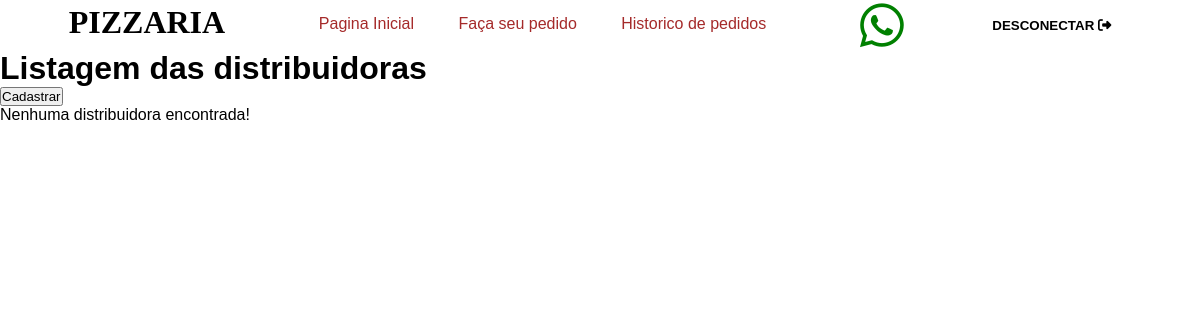
Before: /pages/distribuidora/listagem.php (signed in) with the older database file.
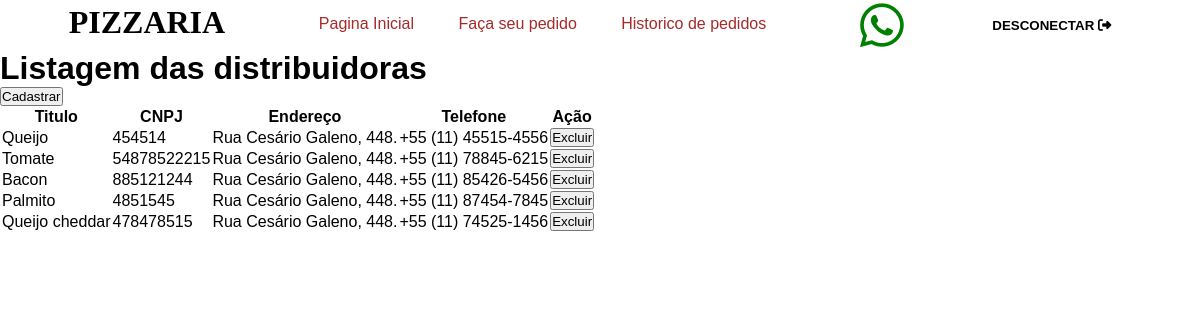
After: the same page with the newer database file.
### tables this page shows
CREATE TABLE IF NOT EXISTS `distribuidora` (
  `id` int NOT NULL AUTO_INCREMENT,
  `titulo` varchar(255) NOT NULL,
  `cnpj` varchar(24) NOT NULL,
  `endereco` varchar(255) NOT NULL,
  `telefone` varchar(21) NOT NULL,
  `id_cliente` int NOT NULL,
  PRIMARY KEY (`id`)
);

### pages/distribuidora/listagem.php (the view, shortened to what this page needs)
<?php
require '../../utils/navBar.php';
require('../../controller/connections/connection.php');
$paginaAtual = isset($_GET['pagina']) ? $_GET['pagina'] : 1;
$totalPorPagina = 10;
$offset = ($paginaAtual - 1) * $totalPorPagina;
$select = "SELECT titulo, cnpj, endereco, telefone, id
          FROM `distribuidora`
          LIMIT $totalPorPagina OFFSET $offset";
$result = $conn->query($select);
$listaDistribuidora = $result->fetch_all()
?>
<!DOCTYPE html>
<html lang="pt-br">
<head>
</head>
<body>
  <h1> Listagem das distribuidoras </h1>
  <a href='cadastro.php'>
    <button>Cadastrar</button>
  </a>
  <?php
  if (sizeof($listaDistribuidora) > 0) {
    echo "
      <table>
        <tr>
          <th>Titulo</th>
          <th>CNPJ</th>
          <th>Endereço</th>
          <th>Telefone</th>
          <th>Ação</th>
        </tr>
    ";
    foreach ($listaDistribuidora as $distribuidora) {
      echo "
        <tr>
          <td>$distribuidora[0]</td>
          <td>$distribuidora[1]</td>
          <td>$distribuidora[2]</td>
          <td>$distribuidora[3]</td>
          <td>
            <a href='../../controller/scripts/deletarDistribuidora.php?id=$distribuidora[4]'>
              <button>Excluir</button>
            </a>
          </td>
        </tr>";
    }
    echo "</table>";
  } else {
    echo "<p>Nenhuma distribuidora encontrada!</p>";
  }
  ?>
</body>
</html>

Changed rows visible on the page:
added distribuidora: titulo "Queijo", cnpj "454514", endereco "Rua Cesário Galeno, 448.", telefone "+55 (11) 45515-4556"
added distribuidora: titulo "Tomate", cnpj "54878522215", endereco "Rua Cesário Galeno, 448.", telefone "+55 (11) 78845-6215"
added distribuidora: titulo "Bacon", cnpj "885121244", endereco "Rua Cesário Galeno, 448.", telefone "+55 (11) 85426-5456"
added distribuidora: titulo "Palmito", cnpj "4851545", endereco "Rua Cesário Galeno, 448.", telefone "+55 (11) 87454-7845"
added distribuidora: titulo "Queijo cheddar", cnpj "478478515", endereco "Rua Cesário Galeno, 448.", telefone "+55 (11) 74525-1456"
Other visible differences:
text no longer shown: "Nenhuma distribuidora encontrada!"
text now shown: "Titulo CNPJ Endereço Telefone Ação"
